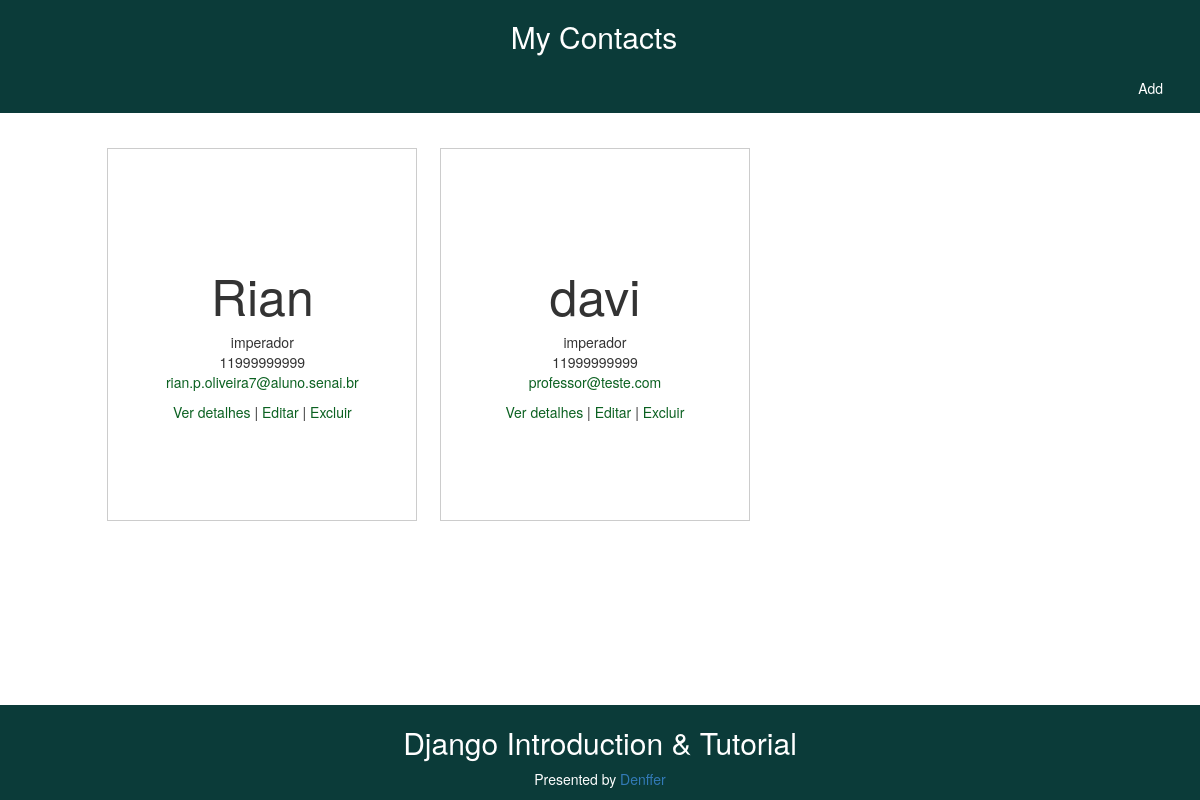
The app's page /, older data.
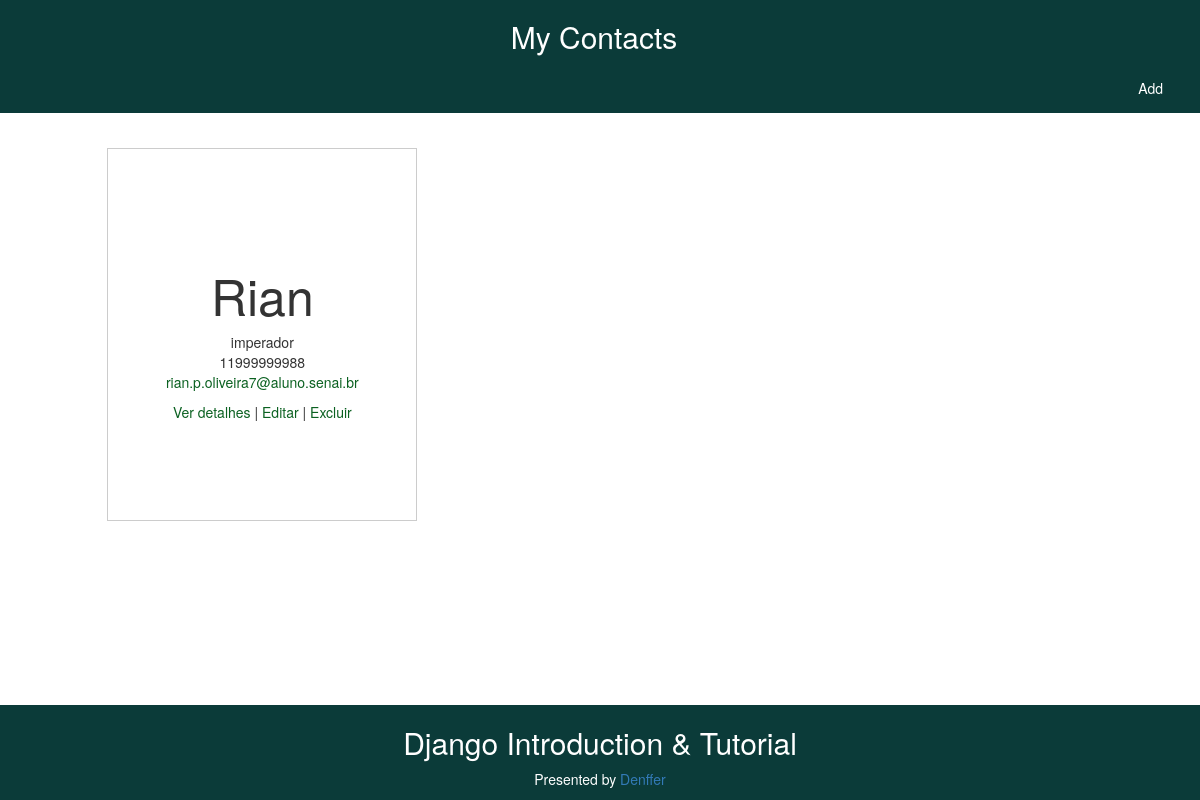
The same page, newer data.
### mycontacts/models.py (models this page shows)
class Contact(models.Model):
    name = models.CharField(max_length=200)
    relation = models.CharField(max_length=200)
    phone = models.CharField(max_length=200)
    email = models.CharField(max_length=200)

### mycontacts/views.py (the view)
# urls.py: path('', views.show, name='show'),
def show(request):
    contact_list = Contact.objects.all()
    return render(request, 'mycontacts/show.html', {'contacts': contact_list})

### mycontacts/templates/mycontacts/show.html
{% extends 'mycontacts/background.html' %}
{% load static %}
{% block content %}
<div class="container-show">
    <ul class="grid" style="list-style-type: none">
    {% for contact in contacts %}
    <li>
        <div>
            <h2 class="name">{{ contact.name }}</h2>
            <div class="relation">{{ contact.relation }}</div>
            <div class="phone">{{ contact.phone }}</div>
            <div class="email"><a href="mailto:{{ contact.email }}">{{ contact.email }}</a></div>
            <div class="actions" style="margin-top:10px;">
                <a href="{% url 'detail' contact.id %}"> Ver detalhes</a> |
                <a href="{% url 'edit' contact.id %}"> Editar</a> |
                <a href="{% url 'delete' contact.id %}">Excluir</a>
            </div>
        </div>
    </li>
    {% endfor %}
    </ul>
</div>
{% endblock content %}

### mycontacts/templates/mycontacts/background.html (shortened to what this page needs)
{% load static %}
<!DOCTYPE HTML>
<html lang="en-US">
<head>
    <link rel="stylesheet" href="https://maxcdn.bootstrapcdn.com/bootstrap/3.3.5/css/bootstrap.min.css">
    <link rel="stylesheet" href="https://maxcdn.bootstrapcdn.com/bootstrap/3.3.5/css/bootstrap-theme.min.css">
    <link rel="stylesheet" href="{% static 'css/show.css' %}">
    <link rel="stylesheet" href="{% static 'css/add.css' %}">
</head>
<body>
    <div class="header">
        <h2><a href="/">My Contacts</a></h2>
        <div class="pull-right">
		    <a href="/add">Add</a>
		</div>
    </div>
    <div class="body">
            {% block content %}
    </div>
    <div class="footer">
        <h2>Django Introduction & Tutorial</h2>
        <p>Presented by <a href="https://www.facebook.com/denffer18">Denffer</a></p>
    </div>
</body>
</html>

### mycontacts/static/css/show.css (style rules this page uses)
html { height: 100%; }
.name { font-size: 50px; }
.email { color: #0B6121; }
.grid { overflow: hidden; padding: 2em 2em; max-width: 76em; margin: 0 auto; }
.grid li { padding: 0 0.8em 1.3em ; }
.grid li > div { border-bottom: 1.8px solid #cccccc; border-right: 1.4px solid #cccccc; border-left: 0.7px solid #cccccc; border-top: 0.6px solid #cccccc; background: #ffffff; padding: 7em 2em; text-align: center; }
.grid li a { color: #0B6121; }
@media all and (min-width: 27em) { .grid li { width: 100%; float: left; } }
@media all and (min-width: 40em) { .grid li { width: 50%; } }
@media all and (min-width: 60em) { .grid li { width: 33%; } }
.container-show { padding-top: 10%; padding-bottom: 7%; }
body { position: relative; margin: 0; min-height: 100%; }
.footer { color:white; text-align: center; padding: 0.5px; width: 100%; height: 95px; background-color: #0b3B39; position: absolute; right: 0; bottom: 0; left: 0; }
.header { color:white; background-color: #0B3B39; width: 100%; position:fixed; text-align: center; transition: top .2s ease-in; }
.header a { text-decoration:none; display:block; color:white; background: url(image url) center center no-repeat; margin-right: 12px; padding: 15px 25px; }
.header h2 a { text-decoration:none; color:white; padding: 0px 0px; }

Row changes from the older to the newer data that the page shows:
removed Contact: name "davi", relation "imperador", phone "11999999999", email "professor@teste.com"
changed Contact "Rian": phone "11999999999" → "11999999988"
